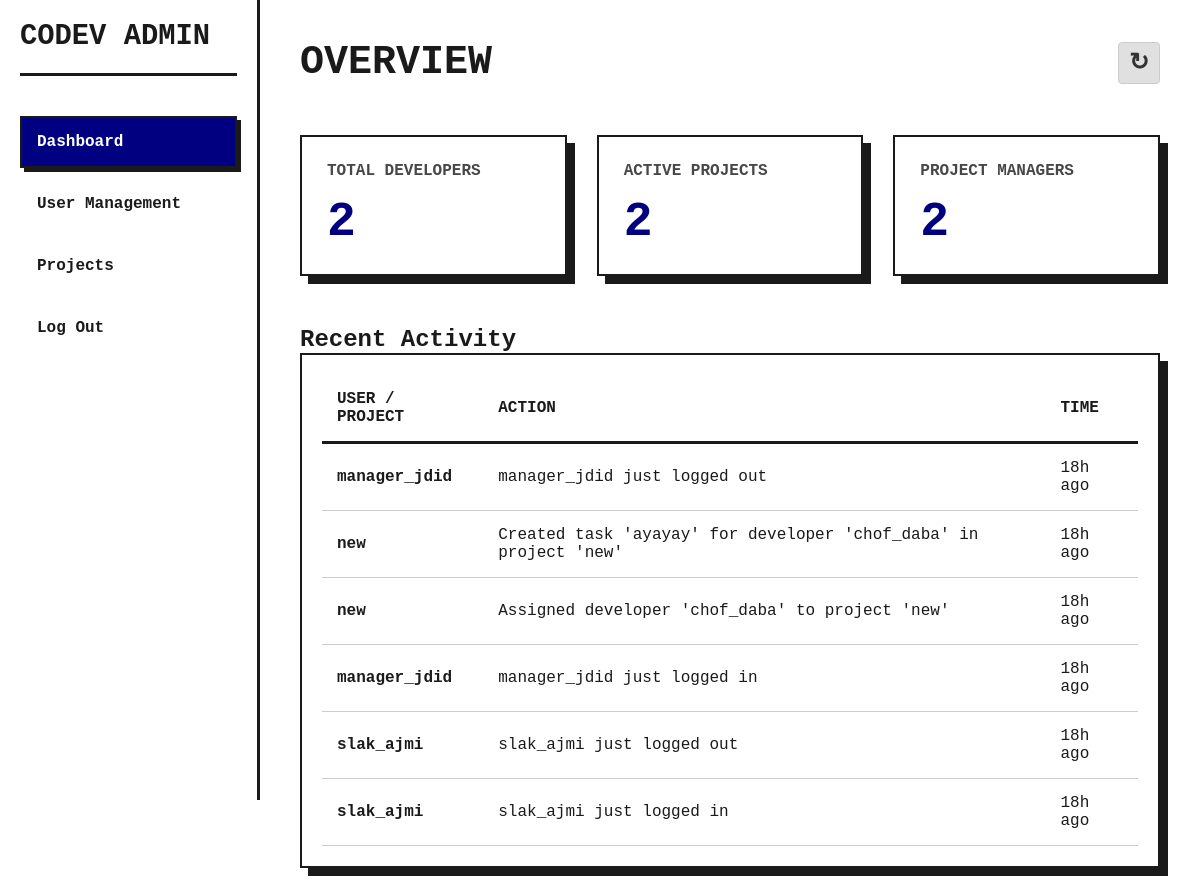
The page /admin_dash.php (signed in) on the database as committed earlier.
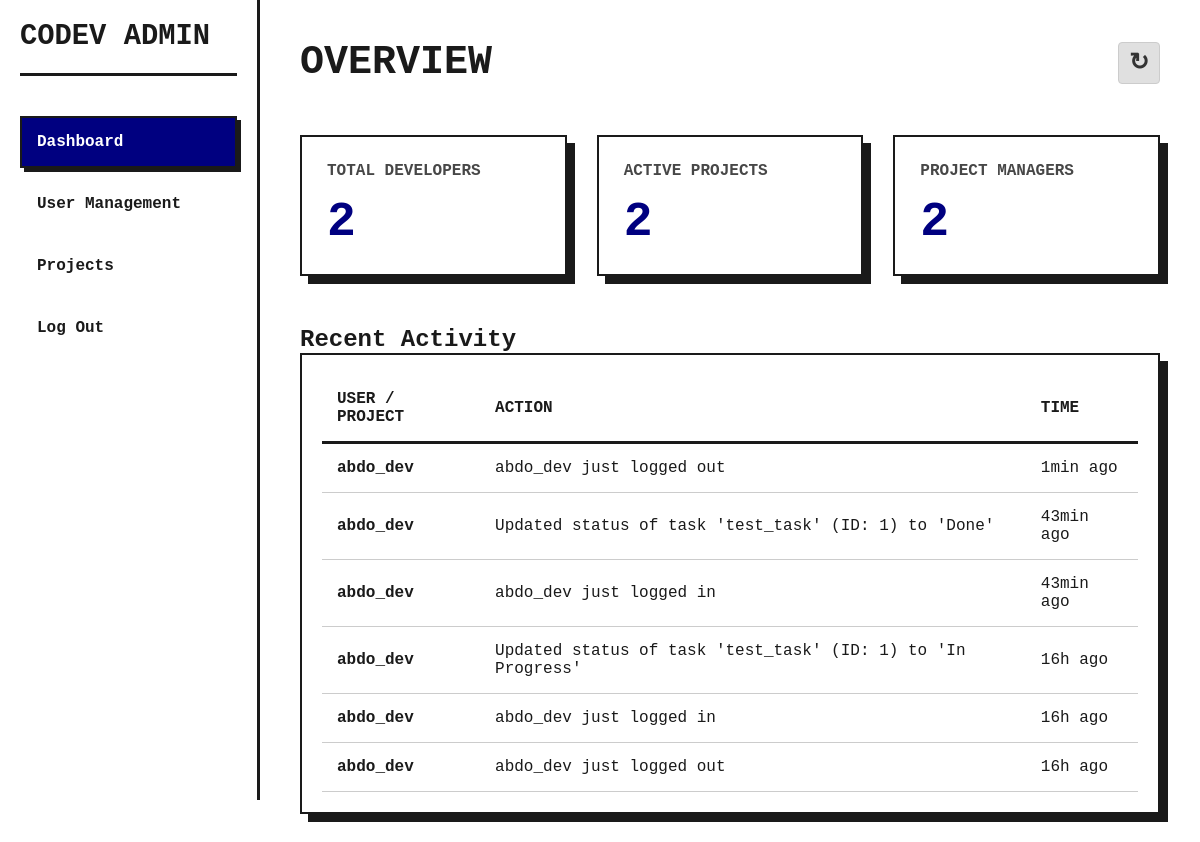
The same page on the database as committed later.
### tables this page shows
CREATE TABLE activity_logs (
    id INTEGER PRIMARY KEY AUTOINCREMENT,
    action TEXT NOT NULL,       -- e.g., "Created new user"
    mol_laction TEXT NOT NULL,               -- e.g., "User: airkha"
    created_at DATETIME DEFAULT CURRENT_TIMESTAMP
);

### Includes/functions.php (called while the page is built, shortened)
<?php
    function get_db_connection(){
        $pdo = new PDO('sqlite:codev.db');
        return $pdo;
    }
    function get_count($pdo, $table, $condition){
        $stmt = $pdo->prepare("Select count(*) as count from $table where $condition");
        $stmt->execute();
        return $stmt->fetchColumn();
    }
    function get_logs($number){
        $pdo = get_db_connection();
        $stmt = $pdo->prepare("Select * from activity_logs order by created_at desc limit $number;");
        $response = $stmt->execute();
        return $stmt->fetchAll(PDO::FETCH_ASSOC);
    }
    function format_time_ago($datetime) {
        $now = new DateTime();
        $ago = new DateTime("@$datetime");
        $diff = $now->diff($ago);
        if ($diff->h > 0) {
            return $diff->h . 'h ago';
        }
        if ($diff->i > 0) {
            return $diff->i . 'min ago';
        }
        return 'Just now';
    }
?>

### admin_tabs/home.php (the view)
<?php
    require "Includes/functions.php";
    $db = get_db_connection();
    $devs = get_count($db, "Users", "role = 'Developer'");
    $projects = get_count($db, "Projects", 1);
    $pms = get_count($db, "Users", "role = 'Project Manager'");
    $logs = get_logs(6);
?>
<div class="page-header" style="display: flex; justify-content: space-between; align-items: center; margin-bottom: 30px; padding-bottom: 20px;">
    <h1 class="header-title" style="margin: 0;">Overview</h1>
    <a href="?page=home" class="btn"
        style="background-color: #e0e0e0; color: #333; width: 42px; height: 42px; padding: 0; display: flex; align-items: center; justify-content: center; font-size: 1.5rem; text-decoration: none; border: 1px solid #ccc; border-radius: 4px;">
        &#x21bb;
    </a>
</div>
<div class="stats-grid">
    <div class="card">
        <h3>Total Developers</h3>
        <div class="number"><?= $devs ?></div>
    </div>
    <div class="card">
        <h3>Active Projects</h3>
        <div class="number"><?= $projects ?></div>
    </div>
    <div class="card">
        <h3>Project Managers</h3>
        <div class="number"><?= $pms ?></div>
    </div>
</div>
<div class="activity-section">
    <h2>Recent Activity</h2>
    <div class="table-container">
        <table>
            <thead>
                <tr>
                    <th>User / Project</th>
                    <th>Action</th>
                    <th>Time</th>
                </tr>
            </thead>
            <tbody>
                <?php
                    foreach ($logs as $log){
                        echo "<tr>
                        <td><strong>".$log['mol_laction']."</strong></td>
                        <td>".$log['action']."</td>
                        <td>".format_time_ago($log['created_at'])."</td>
                        </tr>";
                    }
                ?>
            </tbody>
        </table>
    </div>
</div>

Rows that differ between the two databases and show on the page:
no longer on this page (row unchanged): activity_logs: mol_laction "manager_jdid", action "manager_jdid just logged out", created_at "18h ago"
no longer on this page (row unchanged): activity_logs: mol_laction "new", action "Created task 'ayayay' for developer 'chof_daba' in project 'new'", created_at "18h ago"
no longer on this page (row unchanged): activity_logs: mol_laction "new", action "Assigned developer 'chof_daba' to project 'new'", created_at "18h ago"
no longer on this page (row unchanged): activity_logs: mol_laction "manager_jdid", action "manager_jdid just logged in", created_at "18h ago"
no longer on this page (row unchanged): activity_logs: mol_laction "slak_ajmi", action "slak_ajmi just logged out", created_at "18h ago"
no longer on this page (row unchanged): activity_logs: mol_laction "slak_ajmi", action "slak_ajmi just logged in", created_at "18h ago"
added activity_logs: mol_laction "abdo_dev", action "abdo_dev just logged out", created_at "1min ago"
added activity_logs: mol_laction "abdo_dev", action "Updated status of task 'test_task' (ID: 1) to 'Done'", created_at "43min ago"
added activity_logs: mol_laction "abdo_dev", action "abdo_dev just logged in", created_at "43min ago"
added activity_logs: mol_laction "abdo_dev", action "Updated status of task 'test_task' (ID: 1) to 'In Progress'", created_at "16h ago"
added activity_logs: mol_laction "abdo_dev", action "abdo_dev just logged in", created_at "16h ago"
added activity_logs: mol_laction "abdo_dev", action "abdo_dev just logged out", created_at "16h ago"
